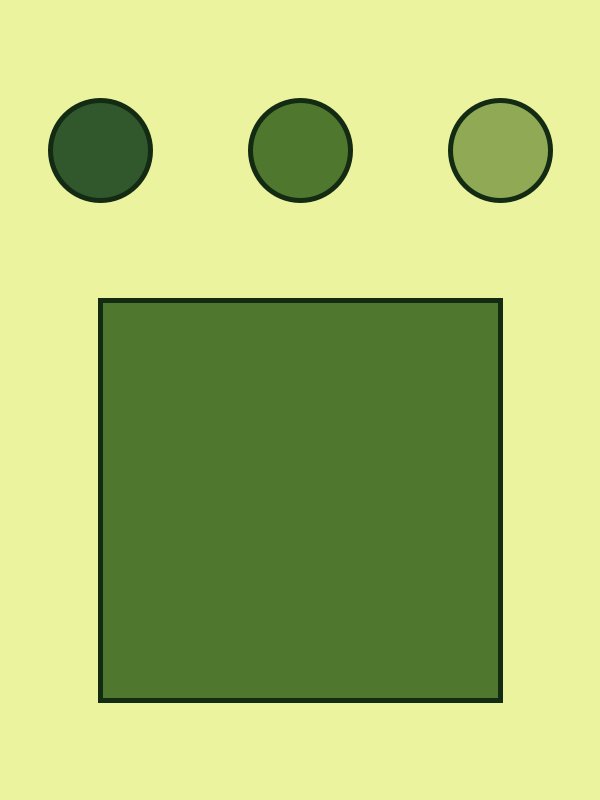
Frame 1 (no input)
Frame 60 (the mouse pressed at the canvas centre just before this capture): identical to frame 1, image omitted
Frame 120 (the mouse held since frame 60 and released just before this capture): identical to frame 1, image omitted

The Processing sketch that drew this single still picture (run headless with seeded random() and noise(); from frame 60 on, the mouse is pressed at the canvas centre):

// Processing sketch: project_3_checkpoint_1
// ── project_3_checkpoint_1.pde
//colour selector checkpoint

color darkestGreen = #132A13;
color darkGreen = #31572C;
color green = #4F772D;
color lightGreen = #90A955;
color lightestGreen = #ECF39E;

color shade;

void setup() {
 size(600, 800);
 strokeWeight(5);
 stroke(darkestGreen);
 shade = green;
}

void draw() {
 background(lightestGreen);
 
 //buttons
 fill(darkGreen);
 circle(100, 150, 100);
 
 fill(green);
 circle(300, 150, 100);
 
 fill(lightGreen);
 circle(500, 150, 100);
 
 //indicator
 fill(shade);
 square(100, 300, 400);
}


void mouseReleased(){
  //leftmost button
 if(dist(100, 150, mouseX, mouseY) < 50) {
   shade = darkGreen;
 }
 
 //middle button
 if(dist(300, 150, mouseX, mouseY) <50){
  shade = green; 
 }
 
 //rightmost button
 if(dist(500, 150, mouseX, mouseY) <50){
  shade = lightGreen; 
 }
 
}
